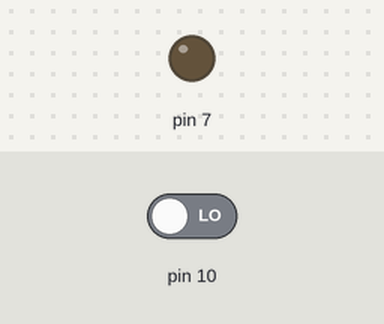
The sketch below on a simulated Arduino Uno, built with avr-gcc and run on an emulated ATmega328P. On the bench: output pins drawn as LEDs (lit = HIGH). Inputs (shaded band) come from the test bench; at power-on: pin 10 LOW. What the sketch prints to the serial monitor is not drawn.

Above: at 1.2 s.
1.3 s: pin 10 driven HIGH
At 2.7 s:
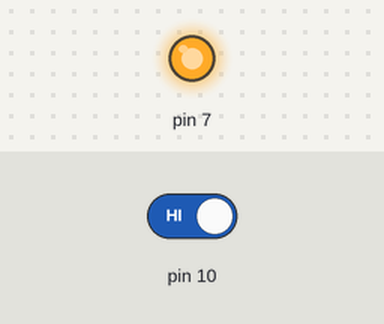
4.3 s: pin 10 driven LOW
At 5.4 s:
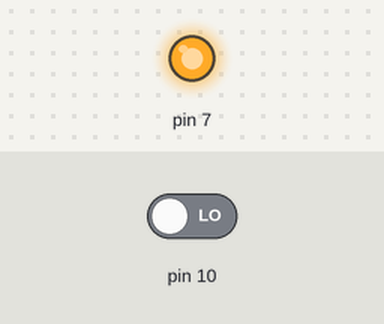
Timing chart, 0 to 7.3 s (numbered marks = the images above; inputs shaded):
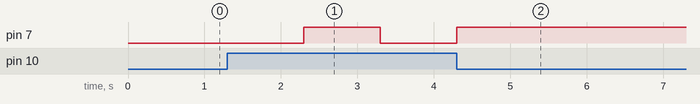

Measured:
- after the input at 1.3 s, pin 7: LOW → HIGH after 1.0 s, → LOW 1.0 s later
- after the input at 4.3 s, pin 7: goes on until 4.3 s, then stays HIGH

The sketch:

20200823org.ino
```cpp
void setup() {
  // put your setup code here, to run once:

  // visualCode 단축키: ctrl + shift + p -> ar + serial + Monitor
  /*
    example1
    브레드보드 미사용
    ao: analog output-> pin number(A0)
    g -> gnd
    + -> 5V
    주고받는 비트수
    Serial.begin(115200);
  */

  /*
    example2
    pinMode(13, OUTPUT);
  */

  /*
    example3
    pinMode(10, INPUT);
    pinMode(7, OUTPUT);
  */


  //example4
    Serial.begin(115200);
    pinMode(10, INPUT);
    pinMode(7, OUTPUT);
}

boolean digitalRead10HIGHFlg = false;
void loop() {
  // put your main code here, to run repeatedly:

  /*
    example1
    Serial.println(analogRead(A0));
    delay(10);
  */

  /*
    example2
    int wantedbrightExecuteMinNumber = 80;
    int analogReadA0 = analogRead(A0);
    if(wantedbrightExecuteMinNumber <= analogReadA0) {
      digitalWrite(13, HIGH);
    } else {
      digitalWrite(13, LOW);
    }
  */

  /*
    example3
    if(digitalRead(10) == HIGH) {
      digitalWrite(7, HIGH);
    } else {
      digitalWrite(7, LOW);
    }
  */

  //example4
  int digitalRead10 = digitalRead(10);
Serial.println(digitalRead10);
  if(digitalRead10 == HIGH) {
    delay(1000);
    digitalRead10HIGHFlg = !digitalRead10HIGHFlg;
Serial.println(digitalRead10HIGHFlg);
    if(digitalRead10HIGHFlg) {
      digitalWrite(7, HIGH);
    } else {
      digitalWrite(7, LOW);
    }
  }
}
```
